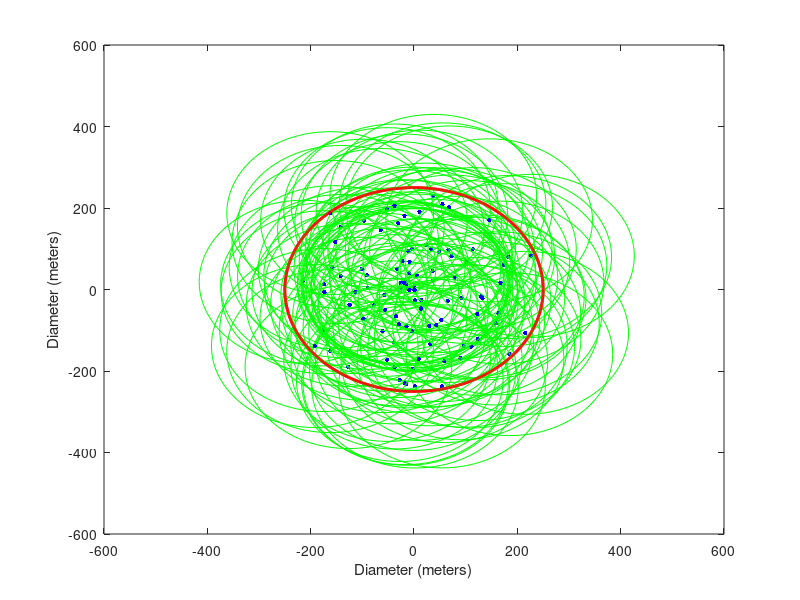
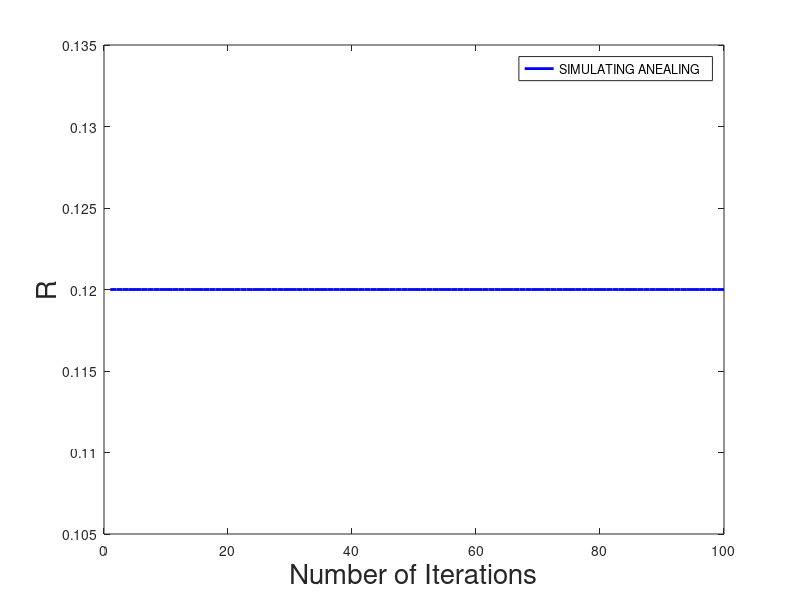

Reproduce these figures in MATLAB, in order.
clc
clear all;
close all;
%%%%%%%%%%% Initilizing General Variables %%%%%%%%%%%%%%%%%
R = 250; %radius of circle
Range = 200; %transmission range of nodes
N = 100; %number of nodes
Degree=zeros(1,N);
fitness_func_R=0;
no_of_chrom=20;
pop_members=no_of_chrom/2; %number of members in a population
neighbour_limit=60; %no of neighbours each node can form
degree_check(1,N)=0;% to check degree of nodes in a adjacency matrix
B_D(N,N,no_of_chrom)=0; %initializing 3D matrix for storing adjacency matrix of population
max_step=100; % maximum itrations in SA
alpha=0.9;
%%%%%%%%%%%%%% Start cirle with diameter 500m, for defining field
t=0:pi/500:2*pi; 
x1=R*cos(t);
y1=R*sin(t);
plot(x1,y1,'r', 'LineWidth',2.0)
xlabel('Diameter (meters)');
ylabel('Diameter (meters)');
hold on;
%%%%%%%%%%%%% End cirle with diameter 500m, for defining field
distance= @(x,y) sqrt(((x.xd-y.xd)^2) + ((x.yd-y.yd)^2)); %Calculating Ecladian Distance

for i=1:N
    r=R;
    th=2*pi;
    r=r * rand ;
    th=th * rand ;
    x=r*(cos(th));
    y=r*(sin(th));
%%%% Start cirle with radius 200m, for defining nodes range    
    th = 0:pi/50:2*pi;
    xunit = Range * cos(th) + x;
    yunit = Range * sin(th) + y;
    plot(xunit, yunit, 'g', 'LineWidth',0.5);
    hold on
%%%% End cirle with radius 200m, for defining nodes range
    S(i).xd=x;
    S(i).yd=y;
    S(i).Nei= [];
    plot(S(i).xd,S(i).yd,'b.','MarkerSize',10)
    hold on
end

plot(x1,y1,'r', 'LineWidth',2.0)
%title(['\fontsize{13}{\color{blue} Network Plot (150)}'])
hold on
plot(S(i).xd,S(i).yd,'b.','MarkerSize',10)
for i=1:N
    index=1;
    for j=1:N
           if i~=j
                distance_with_node =  distance(S(i),S(j));

                if distance_with_node <= Range 
                    S(i).Nei (index)= j;
                    index=index+1;
                    hold on
                end               
           end
    end   
end

%%%%%%%%%%%%%%%%%%%%% Start of Adjacency Matrix %%%%%%%%%%%%%%%%%%%%
for i=1:N
    for j=1:N
        Member_check = ismember(i, S(j).Nei(:));
        if Member_check == 0
            A(i,j) = 0;
        else
            A(i,j) =1;
        end
    end
    Degree(i)=numel(S(i).Nei);
end
%%%%%%%%%%%%% End of Adjacency Matrix %%%%%%%%%%%%%%% 
%%%%%%%%%%%%% Start of Charomosome %%%%%%%%%%%%%%%%
j=1;
k=1;
l=N;
for i=j:N
  for m=j:N
    A(j,m);
     chrom(1,k)= A(j,m); % generating charomosome of orignal topology
     k=k+1;
  end
  j=j+1;    
end
%%%%%%%%%%%%% End of Charomosome %%%%%%%%%%%%%%%%

%%%%%%%%%%%%%%% Multiple Neighbours 3D Matix %%%%%%%%%%%%
B_D(:,:,1)=A; %storing orignal topology in 1st position of population
for k=2:no_of_chrom    %filling 2nd to 19th topologies in population 
    B_D(:,:,k)=A;
    for j=1:N
        degree_check(1,j)= sum(B_D(j,:,k));
        while degree_check(1,j) > neighbour_limit %applying edge limit n topology over population
            B_D(j,ceil(rand(1)*N),k)=0;     %deleting random edge from adjacency matrix for randomization        
            degree_check(1,j)= sum(B_D(j,:,k));
        end        
    end    
end
%%%%%%%%%%%%%%%%%%%%%%%%   Generating 1st population  %%%%%%%%%%%%%%%%%%
for i=1:pop_members %pop_members is limit of number of members in population
    pop1_adj(:,:,i)=B_D(:,:,i);    %saving first half of B_D in pop1_adj    
end  
%%%%%% Calculating R of 1st Population Set %%%%%%%%%%%%%%%%%%%%%
SA=pop1_adj;   
for n=1:pop_members %pop_members is limit of number of members in population
        c=SA(:,:,n);    %sconverting 3D matrix into 2D matric for calculation of R    
  
            for k=1:N
                degree_R(k)=sum(c(:,k));    %%degree calculation of matrix C, ready for calculation of schineder R
            end
    %%%%%%%%%%%%%%%%%%%% Calculating R   %%%%%%%%%%%%%%%%%%%%%%%%%%%%%%%%%%%%%%%%%
    %%%%%%%%%%% Calculating Maximum Degree Node %%%%%%%%%%%%%%%%
    [max_num,max_idx] = max(degree_R(:));
    max_idx;
    %%%%%%%%%%%% Deleting Maximum Degree Node %%%%%%%%%%%%%%%%%%
    A_D=c;
    A_D(:,max_idx)=0;
    A_D(max_idx,:)=0;
    %%%%%%%%% Finding 2nd Maximum degree %%%%%%%%%%%%%%%%%%%%%%%
    second_Degree(1,N)=0;
    for i=1:N
        for j=1:N
            second_Degree(j)= sum(A_D(:,j));
        end
    end
    [second_max_num,second_max_idx] = max(second_Degree(:));
    second_max_idx;
    %%%%%%%%%%%%%% Finding 90% Degrees in Comparison to Maximum degree %%%%%
    ninty_percent_max_degree=(max_num/100)*90;
    ninty_percent_threshold=0;
    num_ninty_percent_nodes=0;
   for j=1:N
        if second_Degree(j)>= ninty_percent_max_degree;
           num_ninty_percent_nodes= num_ninty_percent_nodes+1;
        end
   end
    num_ninty_percent_nodes;
    %%%%%%% Calculating Fittness Function R %%%%%%%
    fitness_func_R= num_ninty_percent_nodes/N;
     schineder_SA(n)=fitness_func_R;
     schineder_SA(n);
%%%%%%%%%%%%%%%%%%%%%% End of R  %%%%%%%%%%%%%%%%%%%%%%%%%%%
    end %% end of SA limit

    
%%%%% Start of Simulating Anealing %%%%%%%%%%%%%%%%%    
    
To=-(max(schineder_SA)-min(schineder_SA))/log(0.8);
SA_temp(100,100)=0;
SA_temp_1(100,100)=0;
SA_temp=SA(:,:,2);
for p=1:max_step
    
  %%%%%%%%%%% Calculating R for SA_temp %%%%%%%%%%
    c=SA_temp;    %sconverting 3D matrix into 2D matric for calculation of R    
  
            for k=1:N
                degree_R(k)=sum(c(:,k));    %%degree calculation of matrix C, ready for calculation of schineder R
            end

    %%%%%%%%%%%%%%%%%%%% Calculating R   %%%%%%%%%%%%%%%%%%%%%%%%%%%%%%%%%%%%%%%%%
    %%%%%%%%%%% Calculating Maximum Degree Node %%%%%%%%%%%%%%%%
    [max_num,max_idx] = max(degree_R(:));
    max_idx;
    %%%%%%%%%%%% Deleting Maximum Degree Node %%%%%%%%%%%%%%%%%%
    A_D=c;
    A_D(:,max_idx)=0;
    A_D(max_idx,:)=0;
    %%%%%%%%% Finding 2nd Maximum degree %%%%%%%%%%%%%%%%%%%%%%%
    second_Degree(1,N)=0;
    for i=1:N
        for j=1:N
            second_Degree(j)= sum(A_D(:,j));
        end
    end
    [second_max_num,second_max_idx] = max(second_Degree(:));
    second_max_idx;
    %%%%%%%%%%%%%% Finding 90% Degrees in Comparison to Maximum degree %%%%%
    ninty_percent_max_degree=(max_num/100)*90;
    ninty_percent_threshold=0;
    num_ninty_percent_nodes=0;
   for j=1:N
        if second_Degree(j)>= ninty_percent_max_degree;
           num_ninty_percent_nodes= num_ninty_percent_nodes+1;
        end
   end
    num_ninty_percent_nodes;
    %%%%%%% Calculating Fittness Function R %%%%%%%
    fitness_func_R= num_ninty_percent_nodes/N;
     schineder_SA_temp=fitness_func_R;
  
  %%%% End of R Calculation for SA_temp %%%%%%%%%%
  
SA_temp_1=SA_temp;    
  %%%%%%%% Finding two edges %%%%%%
  
    for k=1:N
    algo_degree(k)=sum(SA_temp_1(:,k));    
    end
%%%% calculating first maximum degree node 

 node1_index= ceil(rand(1)*N);
 node1_degree= algo_degree(node1_index);
%%%% calculating second maximum degree node 
algo_degree_second=algo_degree;
algo_degree_second(max_idx)=0;
[max_num,max_idx] = max(algo_degree_second(:));
Member_check=0;
for i=1:N
    
    if Member_check<algo_degree_second(i)
        if SA_temp_1(node1_index,i)==0
            if SA_temp_1(i,node1_index)==0
        node2_index=i; 
        node2_degree=algo_degree_second(i);
            end
        end
    end
end
node2_index;
node2_degree;
 
%%%%% Calculating partner of node 1 %%%%%
degree_member_check=0;
node1_neighbour_degree=0;
node1_neighbour_index=0;
for i=1:N

    Member_check =SA_temp_1(i,node1_index);

    if Member_check == 1 && i~=node2_index && i~=node1_index%checking edges of node 1
       if SA_temp_1(i,node2_index)==0
           
                degree_member_check=sum(SA_temp_1(:,i)); %if edge exists with any node then calculate degree of that node
                if node1_neighbour_degree<degree_member_check
                    node1_neighbour_degree= degree_member_check ;
                    node1_neighbour_index=i;
                end
           
        end
    end
end
if (node1_neighbour_index)==0
node1_neighbour_index=ceil(rand(1)*N);
node1_neighbour_degree=algo_degree(node1_neighbour_index);
end
node1_neighbour_index;
node1_neighbour_degree;


%%%% Calculating partner of node 2 %%%%%
degree_member_check=0;
node2_neighbour_degree=0;
node2_neighbour_index=0;
for i=1:N

    Member_check =SA_temp_1(i,node2_index);
    if Member_check == 1  
        if SA_temp_1(i,node1_index)==0 
            if SA_temp_1(i,node1_neighbour_index)==0 %checking edges of node 1
                degree_member_check=sum(SA_temp_1(:,i)); %if edge exists with any node then calculate degree of that node
                    if node2_neighbour_degree<degree_member_check
                        node2_neighbour_degree= degree_member_check ;
                        node2_neighbour_index=i;
                    end
            end
        end
    end
end

if (node2_neighbour_index)==0
node2_neighbour_index=ceil(rand(1)*N);
node2_neighbour_degree=algo_degree(node2_neighbour_index);
end
SA_temp_1(node1_index,node2_index)=1; %%making edge between node i and node k
SA_temp_1(node2_index,node1_index)=1; %%making edge between node k and node i
SA_temp_1(node1_neighbour_index,node2_neighbour_index)=1; %%making edge between node j and node l
SA_temp_1(node2_neighbour_index,node1_neighbour_index)=1; %%making edge between node l and node j  

  %%%%%%%%%%% Again Calculating R for SA_temp_1 after new edges %%%%%%%%%%
    c=SA_temp_1;    %sconverting 3D matrix into 2D matric for calculation of R    
  
            for k=1:N
                degree_R(k)=sum(c(:,k));    %%degree calculation of matrix C, ready for calculation of schineder R
            end

    %%%%%%%%%%%%%%%%%%%% Calculating R   %%%%%%%%%%%%%%%%%%%%%%%%%%%%%%%%%%%%%%%%%
    %%%%%%%%%%% Calculating Maximum Degree Node %%%%%%%%%%%%%%%%
    [max_num,max_idx] = max(degree_R(:));
    max_idx;
    %%%%%%%%%%%% Deleting Maximum Degree Node %%%%%%%%%%%%%%%%%%
    A_D=c;
    A_D(:,max_idx)=0;
    A_D(max_idx,:)=0;
    %%%%%%%%% Finding 2nd Maximum degree %%%%%%%%%%%%%%%%%%%%%%%
    second_Degree(1,N)=0;
    for i=1:N
        for j=1:N
            second_Degree(j)= sum(A_D(:,j));
        end
    end
    [second_max_num,second_max_idx] = max(second_Degree(:));
    second_max_idx;
    %%%%%%%%%%%%%% Finding 90% Degrees in Comparison to Maximum degree %%%%%
    ninty_percent_max_degree=(max_num/100)*90;
    ninty_percent_threshold=0;
    num_ninty_percent_nodes=0;
   for j=1:N
        if second_Degree(j)>= ninty_percent_max_degree;
           num_ninty_percent_nodes= num_ninty_percent_nodes+1;
        end
   end
    num_ninty_percent_nodes;
    %%%%%%% Calculating Fittness Function R %%%%%%%
    fitness_func_R= num_ninty_percent_nodes/N;
     schineder_SA_temp_second=fitness_func_R;
  
  %%%% End of Again Re- R Calculation for SA_temp_1 %%%%%%%%%%
ninty_per_To=(To/100)*40;
p
T(p)=(alpha.^p)*To;  
  if schineder_SA_temp_second>schineder_SA_temp 
        SA_temp=SA_temp_1; 
  end
  if schineder_SA_temp_second>((schineder_SA_temp/100)*90) && T(p)>To
           SA_temp=SA_temp_1;  
  end


  
schineder_SA_check(p)=schineder_SA_temp_second;
schineder_SA_check_2(p)=schineder_SA_temp;
end


figure;
plot(schineder_SA_check_2, 'b','LineWidth',2.00);
%title(['\fontsize{13}{\color{blue} Simulated Annealing (150)}'])
legend('SIMULATING ANEALING');
ylabel('R','fontsize',20)
xlabel('Number of Iterations','fontsize',20)